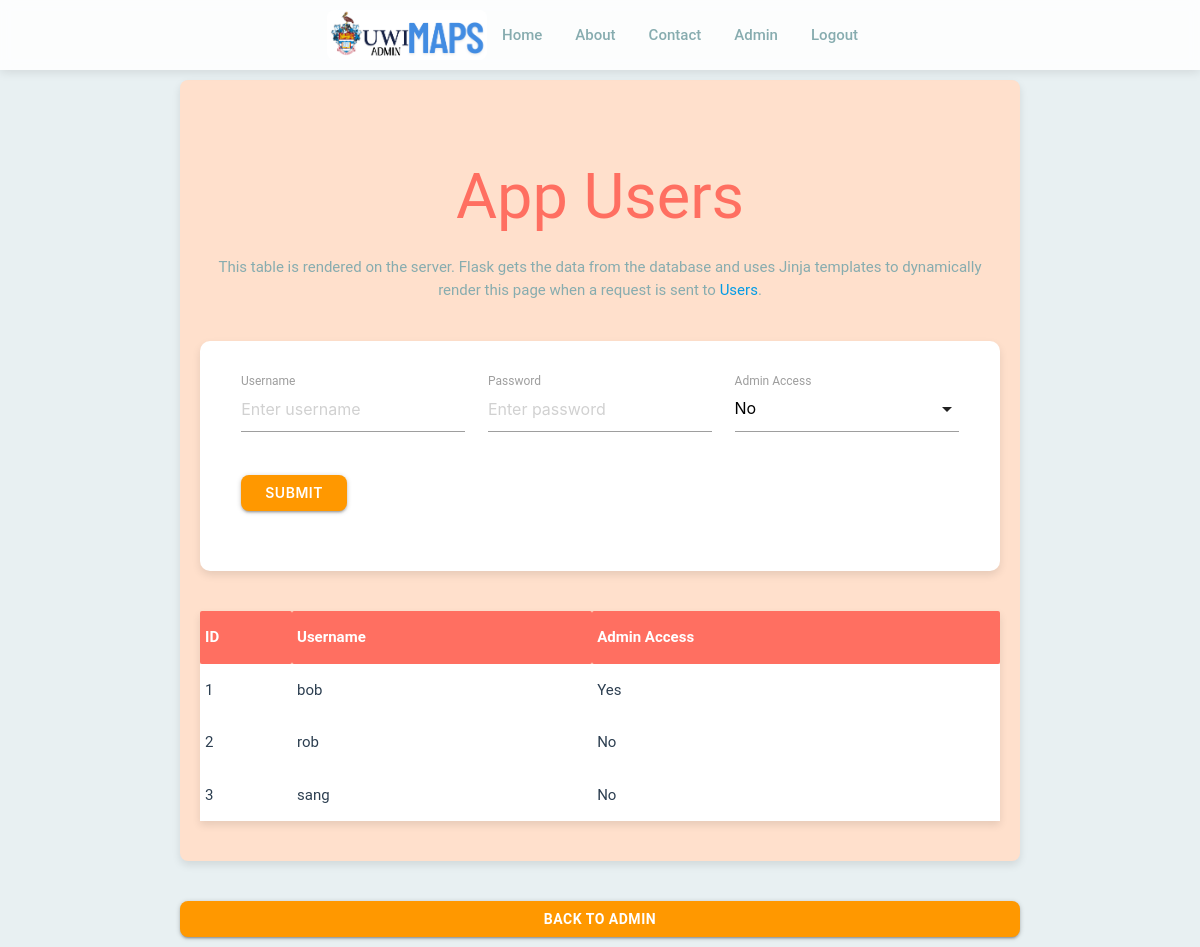
The app's page /users, older data.
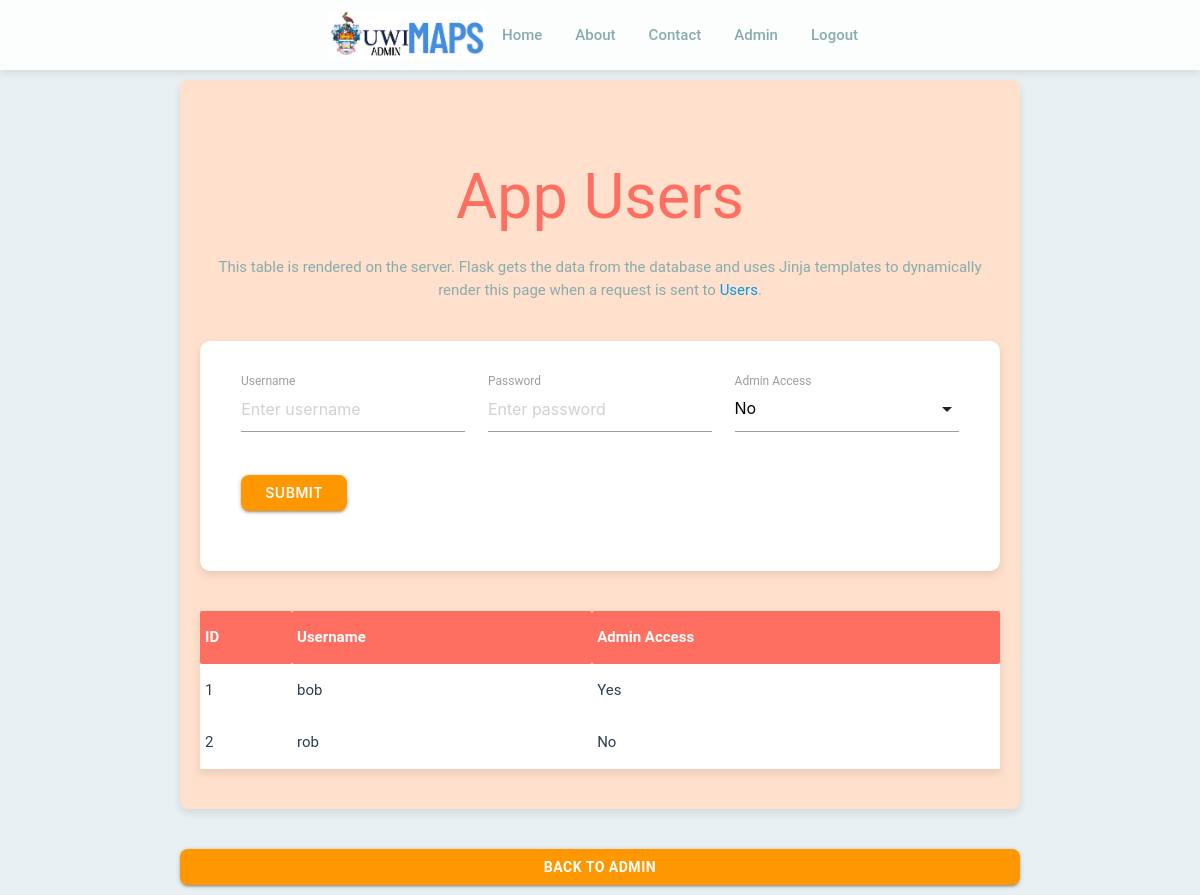
The same page, newer data.
### App/models/user.py (models this page shows, shortened)
class User(db.Model):
    id = db.Column(db.Integer, primary_key=True)
    username =  db.Column(db.String(20), nullable=False, unique=True)
    password = db.Column(db.String(120), nullable=False)
    isAdmin = db.Column(db.Boolean, default=False)

### App/views/user.py (the view)
@user_views.route('/users', methods=['GET'])
def get_user_page():
    users = get_all_users()
    return render_template('users.html', users=users)

### App/controllers/auth.py (called while the page is built)
def add_auth_context(app):
  @app.context_processor
  def inject_user():
      try:
          verify_jwt_in_request()
          user_id = get_jwt_identity()
          current_user = User.query.get(user_id)
          is_authenticated = True
      except Exception as e:
          print(e)
          is_authenticated = False
          current_user = None
      return dict(is_authenticated=is_authenticated, current_user=current_user)

### App/controllers/user.py (called while the page is built)
def get_all_users():
    return User.query.all()

### App/templates/users.html (shortened to what this page needs)
{% extends "adminLayout.html" %}
{% block content %}
<div class="app-users-section">
  <h1 style="text-align: center;">App Users</h1>
  <p>
    This table is rendered on the server. Flask gets the data from the database and uses Jinja templates to dynamically render this page when a request is sent to
    <a href="/users">Users</a>.
  </p>
  <div class="form-card">
    <form method="POST" action="/users">
      <div class="row">
        <div class="input-field col s12 m4">
          <label for="username">Username</label>
          <input placeholder="Enter username" name="username" type="text" class="validate">
        </div>
        <div class="input-field col s12 m4">
          <label for="password">Password</label>
          <input placeholder="Enter password" name="password" type="password" class="validate">
        </div>
        <div class="input-field col s12 m4">
          <label for="isAdmin">Admin Access</label>
        </div>
      </div>
      <div class="row">
        <div class="col s12">
          <button class="btn orange" type="submit" name="action">Submit</button>
        </div>
      </div>
    </form>
  </div>
  <table class="striped responsive-table">
    <thead>
      <tr>
        <th>ID</th>
        <th>Username</th>
        <th>Admin Access</th>
      </tr>
    </thead>
    <tbody>
      {% for user in users %}
      <tr>
        <td>{{ user.id }}</td>
        <td>{{ user.username }}</td>
        <td>{{ 'Yes' if user.isAdmin else 'No' }}</td>
      </tr>
      {% endfor %}
    </tbody>
  </table>
</div>
<div class="back">
  <a href="/admin" class="btn orange">Back to Admin</a>
{% endblock %}

### App/templates/adminLayout.html (shortened to what this page needs)
<!doctype html>
<html>
  <head>
    <link rel="stylesheet" href="{{ url_for('static', filename='css/maplabel.css') }}">
    <link rel="stylesheet" href="{{ url_for('static', filename='css/adminView.css') }}">
    <link rel="stylesheet" href="https://cdnjs.cloudflare.com/ajax/libs/materialize/1.0.0/css/materialize.min.css">
  </head>
  <body>
    {% block navbar %}
      <nav class="navbar">
          <div class="nav-wrapper container">
              <div class="logo-container">
                  <img src="{{ url_for('static', filename='admin_logo.png') }}" alt="Logo" class="logo">
              </div>
              <ul class="right">
                  <li><a href="/index">Home</a></li>
                  <li><a href="/about">About</a></li>
                  <li><a href="/contact">Contact</a></li>
                  <li><a href="/admin">Admin</a></li>
                  <li><a href="/logout">Logout</a></li>
              </ul>
          </div>
      </nav>
    {% endblock %}
    <div class="container" id="content">{% block content %}{% endblock %}</div>
  </body>
</html>

### App/static/adminView.css (style rules this page uses)
:root { --primary: #FF6F61; --secondary: #F0F4F8; --accent: #4A90E2; --light-bg: #E8F0F2; --text-dark: #2C3E50; --text-medium: #87acaf; --highlight: #9fe2f9; --complementary: #B2B2D1; }
* { margin: 0; padding: 0; box-sizing: border-box; }
html, body { margin: 0; padding: 0; font-family: 'Roboto', sans-serif; background: var(--light-bg); min-height: 100vh; }
.navbar { position: fixed; top: 0; left: 0; width: 100%; height: 70px; background-color: rgba(255, 255, 255, 0.9); display: flex; align-items: center; justify-content: center; box-shadow: 0 2px 10px rgba(0, 0, 0, 0.1); z-index: 1000; backdrop-filter: blur(6px); }
.nav-wrapper.container { display: flex; justify-content: space-between; align-items: center; width: 100%; padding: 0 px; }
.logo-container { display: flex; align-items: center; }
.logo { width: 160px; height: auto; border-radius: 8px; }
ul.right, .nav-links { list-style: none; display: flex; gap: 10px; padding: 0; margin: 0; align-items: center; }
ul.right li a, .nav-links li a { text-decoration: none; color: var(--text-medium); font-weight: 500; transition: all 0.3s ease; }
.input-field { margin-bottom: 20px; background-color: #FFFFFF; padding: 10px; border-radius: 6px; }
.input-field input, .input-field select { width: 100%; padding: 10px; border: 1px solid #DDD3C0; border-radius: 6px; font-size: 16px; background-color: #FFF7F0; }
.input-field label { display: block; font-size: 14px; color: #3E2723; margin-bottom: 5px; }
.btn, .button { background-color: var(--primary); color: white; border: none; font-size: 14px; font-weight: 600; cursor: pointer; border-radius: 8px; padding: 10px 20px; transition: 0.3s; }
.btn.orange { background-color: #ff7043; }

### App/templates/users.html (style rules this page uses)
.navbar { position: absolute; top: 0; left: 0; width: 100%; height: 70px; background-color: rgba(255, 255, 255, 0.85); display: flex; box-shadow: 0 2px 10px rgba(0, 0, 0, 0.1); z-index: 1000; }
.nav-wrapper.container { display: flex; justify-content: center; width: 100%; padding: 0 30px; }
.logo-container { display: flex; align-items: center; }
.logo { width: 160px; height: auto; border-radius: 8px; }
ul.right, .nav-links { list-style: none; display: flex; gap: 3px; padding: 0; margin: 0; align-items: center; }
ul.right li a, .nav-links li a { text-decoration: none; color: var(--text-medium); font-weight: 500; transition: all 0.3s ease; }
:root { --primary: #FF6F61; --secondary: #F0F4F8; --accent: #4A90E2; --light-bg: #E8F0F2; --text-dark: #2C3E50; --text-medium: #87acaf; --highlight: #9fe2f9; --complementary: #B2B2D1; }
* { margin: 0; padding: 0; box-sizing: border-box; }
body { font-family: 'Roboto', sans-serif; background-color: #f5f5f5; color: #333; margin: 0; padding: 0; font-family: 'Roboto', sans-serif; background: var(--light-bg); min-height: 100vh; }
.app-users-section { padding: 40px 20px; margin-top: 80px; background-color: #FFE0CC; border-radius: 8px; box-shadow: 0 4px 8px rgba(0, 0, 0, 0.1); }
h1 { text-align: center; font-size: 2.5rem; color: var(--primary); margin-bottom: 30px; }
p { font-size: 1rem; color: var(--text-medium); text-align: center; margin-bottom: 40px; }
.form-card { background-color: #fff; padding: 30px; border-radius: 10px; box-shadow: 0 4px 8px rgba(0, 0, 0, 0.1); margin-bottom: 40px; }
.form-card input, .form-card select { margin-bottom: 20px; }
.form-card button { background-color: var(--primary); color: #fff; font-weight: bold; border-radius: 5px; padding: 12px 25px; cursor: pointer; transition: background-color 0.3s ease; }
table { width: 100%; border-collapse: collapse; margin-top: 20px; box-shadow: 0 4px 8px rgba(0, 0, 0, 0.1); }
th, td { padding: 12px; text-align: left; border-bottom: 1px solid var(--border-color); }
th { background-color: var(--primary); color: #fff; font-weight: bold; }
td { background-color: #fff; color: var(--text-dark); }
.striped tbody tr:nth-child(even) { background-color: #f9f9f9; }
.back { margin-top: 40px; text-align: center; }
.back a { padding: 12px 25px; background-color: var(--primary); color: #fff; text-decoration: none; font-weight: bold; border-radius: 5px; transition: background-color 0.3s ease; }
.btn.orange { background-color: var(--primary); color: white; border: none; font-size: 14px; font-weight: 600; cursor: pointer; border-radius: 8px; padding: 12px 24px; transition: 0.3s; display: flex; justify-content: center; align-items: center; margin-bottom: 10px; }

Row changes from the older to the newer data that the page shows:
removed User: id "3", username "sang", isAdmin "No"
